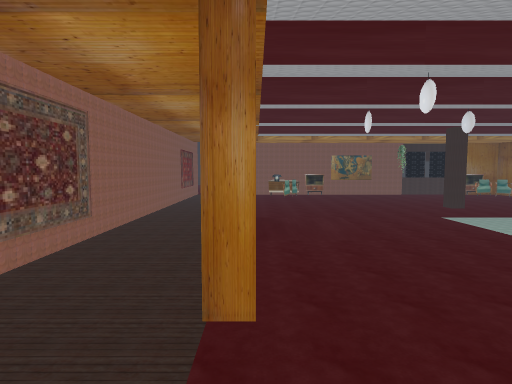
View 1 (above)

16 first-person views from a walk through a Unity game level. The camera is 1.4 m above the floor, tilts 4° down and sees 80° across. The floor is counted in squares, 2 m on a side. Each view is taken from the middle of a square. On the plan, view 1 faces up. The plan holds only what a view shows up to about 10 squares ahead; the rest is blank. The place goes on beyond the plan. Some surface patterns are stand-ins.

View 2
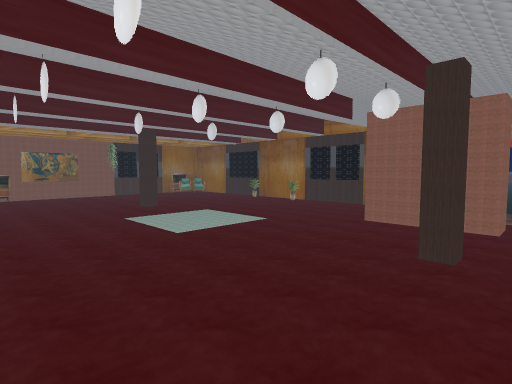

View 3
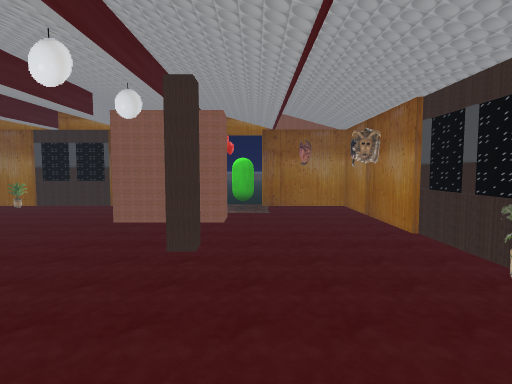

View 4
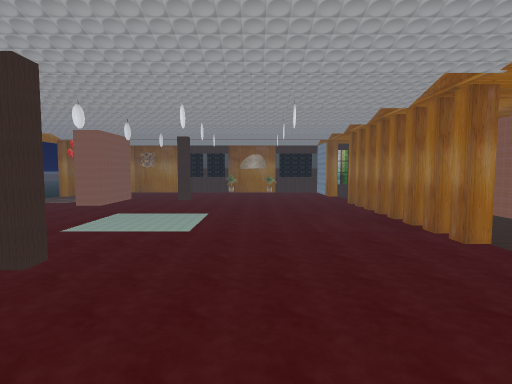

View 5
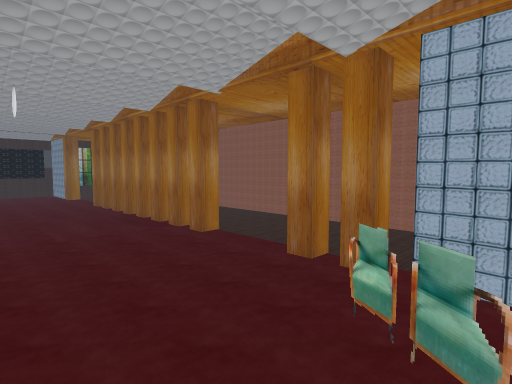

View 6
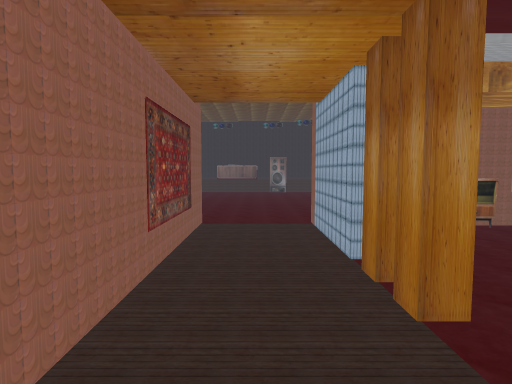

View 7
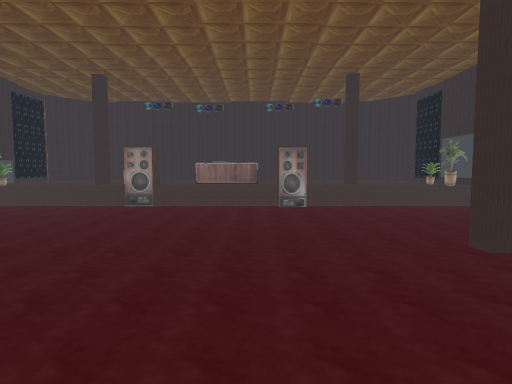

View 8
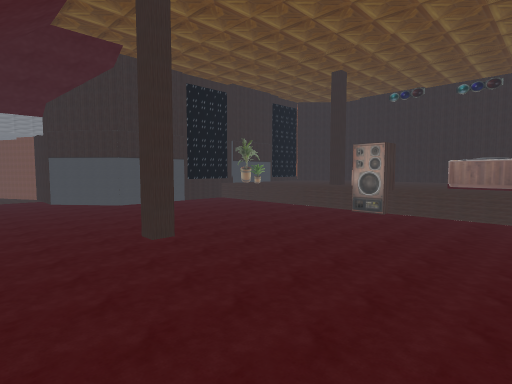

View 9
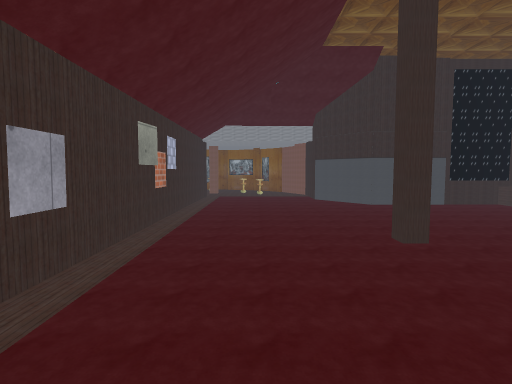

View 10
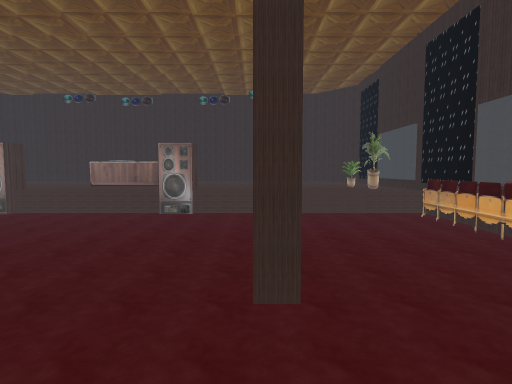

View 11
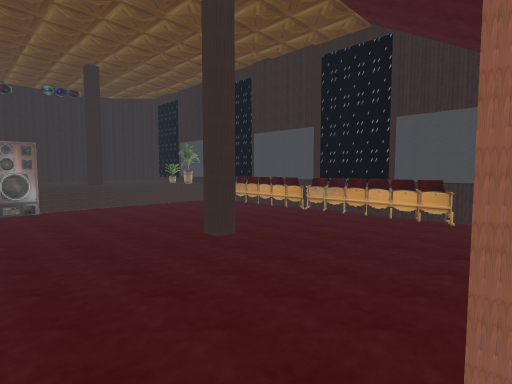

View 12
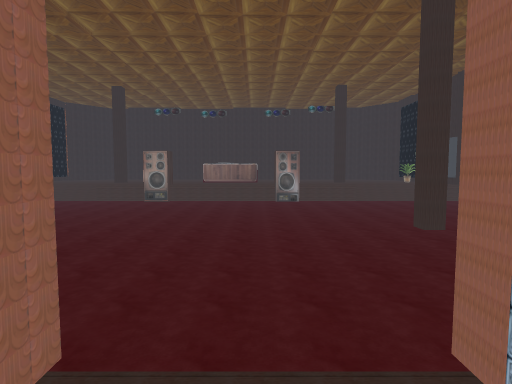

View 13
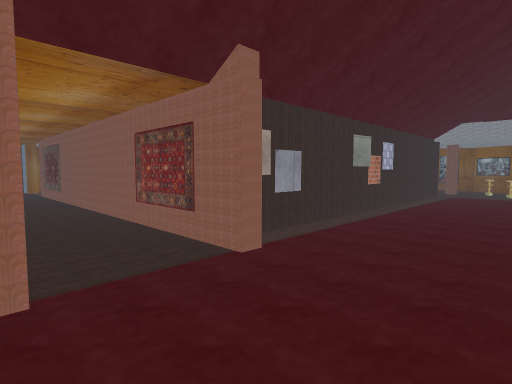

View 14
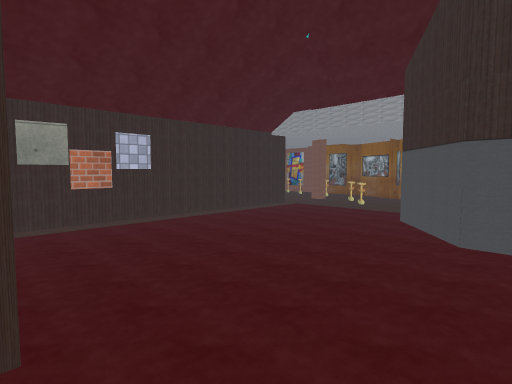

View 15
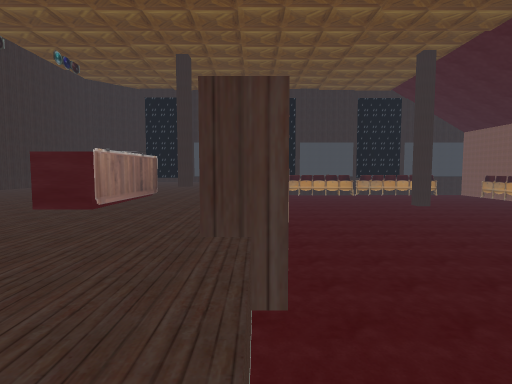

View 16
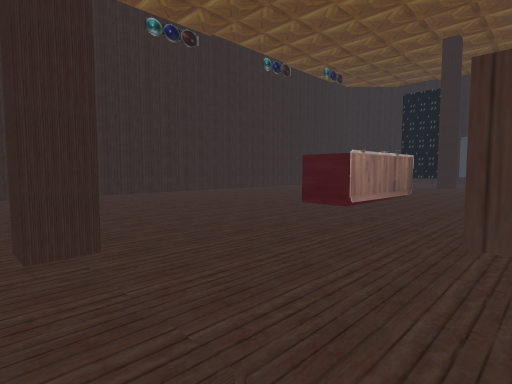

### Floor plan
Key: @ floor where view 1 was taken; # wall or solid block; x gap in a wall; . main floor; : floor 0.75 m higher than the main floor; / step, stairs or slope; = window, fence, low wall or low ledge; ^ raised ledge; C capsule; O other object.
Columns run from 12 left of view 1 to 10 right of it. Each row starts with its distance up from view 1.
 19      ###########^
 18      #::::::::::#
 17      #::::^^::::#
 16      #:#::::::::#
 15      #=/OO=OO=/##
 14      #..........#
 13      #..........#
 12    ###.......#..#
 11  ###....#.......#
 10 ##=.............#
  9 ##........#.########
  8 #=.########.##....##
  7 #         #.#......#
  6           #.....#..#
  5           #.#......#
  4           #.x......#
  3           #.x......#
  2           #.#....#.
  1           #......#.....
  0           ..@....#x#C..
 -1           ###......#.
 -2             ########

Positions as (right, up) in squares from view 1, and headings:
1: (0, 0), facing up
2: (1, 0), facing up-right
3: (1, 0), facing right
4: (2, 8), facing down
5: (2, 8), facing down-left
6: (-1, 5), facing up
7: (-1, 9), facing up
8: (-1, 10), facing up-left
9: (-1, 10), facing left
10: (1, 10), facing up
11: (-1, 9), facing up-right
12: (-1, 8), facing up
13: (0, 11), facing down-left
14: (-4, 13), facing down-left
15: (-5, 15), facing right
16: (-5, 15), facing up-right
